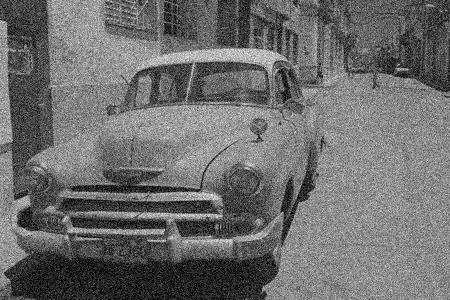
#> input picture Task_2/Task_2.jpg, 450 x 300 px
$ python morphological_operations.py
#> lines starting #> are read from the running program, lines starting #| are printed output that depends on the picture
#> the answer given: Task_2.jpg
import cv2
from tkinter import filedialog
import matplotlib.pyplot as plt
import os


def perfom_morph(image_path):
#> called with image_path = 'Task_2.jpg'
    original_image = cv2.imread(image_path)
#> original_image is the input picture: shape (300, 450, 3); min 0, max 255, mean 109.4
    gray_image = cv2.cvtColor(original_image, cv2.COLOR_BGR2GRAY)
    dilated_image = cv2.dilate(gray_image, kernel=(5, 5), iterations=1)
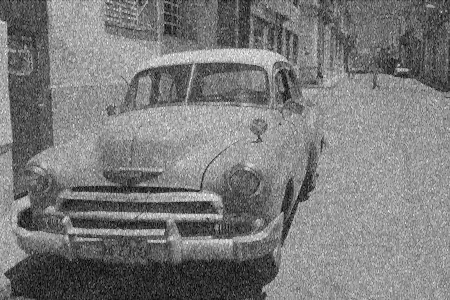
#> dilated_image: shape (300, 450); min 0, max 255, mean 122.5
    eroded_image = cv2.erode(gray_image, kernel=(5, 5), iterations=1)
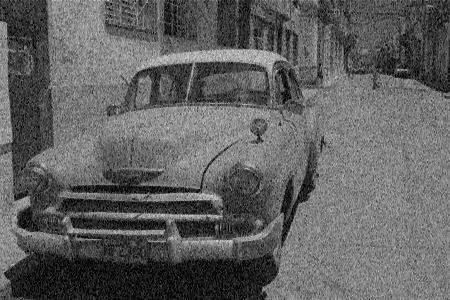
#> eroded_image: shape (300, 450); min 0, max 230, mean 96.4
    kernel = cv2.getStructuringElement(cv2.MORPH_RECT, (5, 5))
    opened_image = cv2.morphologyEx(gray_image, cv2.MORPH_OPEN, kernel)
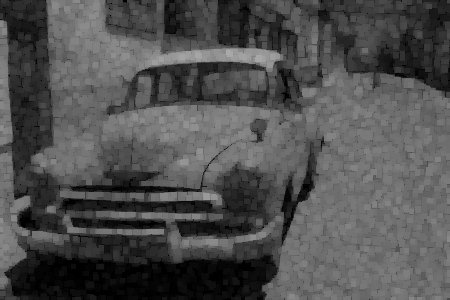
#> opened_image: shape (300, 450); min 0, max 169, mean 79.3

    folder_path = os.path.dirname(image_path)
    cv2.imwrite(os.path.join(folder_path, 'gray_image.jpg'), gray_image)
    cv2.imwrite(os.path.join(folder_path, 'dilated_image.jpg'), dilated_image)
    cv2.imwrite(os.path.join(folder_path, 'eroded_image.jpg'), eroded_image)

    plt.figure(figsize=(10, 8))
    plt.subplot(2, 2, 1)
    plt.imshow(cv2.cvtColor(original_image, cv2.COLOR_BGR2RGB))
    plt.title('Original Image')
    plt.axis('off')

    plt.subplot(2, 2, 2)
    plt.imshow(dilated_image, cmap='gray')
    plt.title('Dilated Image')
    plt.axis('off')

    plt.subplot(2, 2, 3)
    plt.imshow(eroded_image, cmap='gray')
    plt.title('Eroded Image')
    plt.axis('off')

    plt.subplot(2, 2, 4)
    plt.imshow(opened_image, cmap='gray')
    plt.title('Opened Image')
    plt.axis('off')

    plt.tight_layout()
    plt.show()
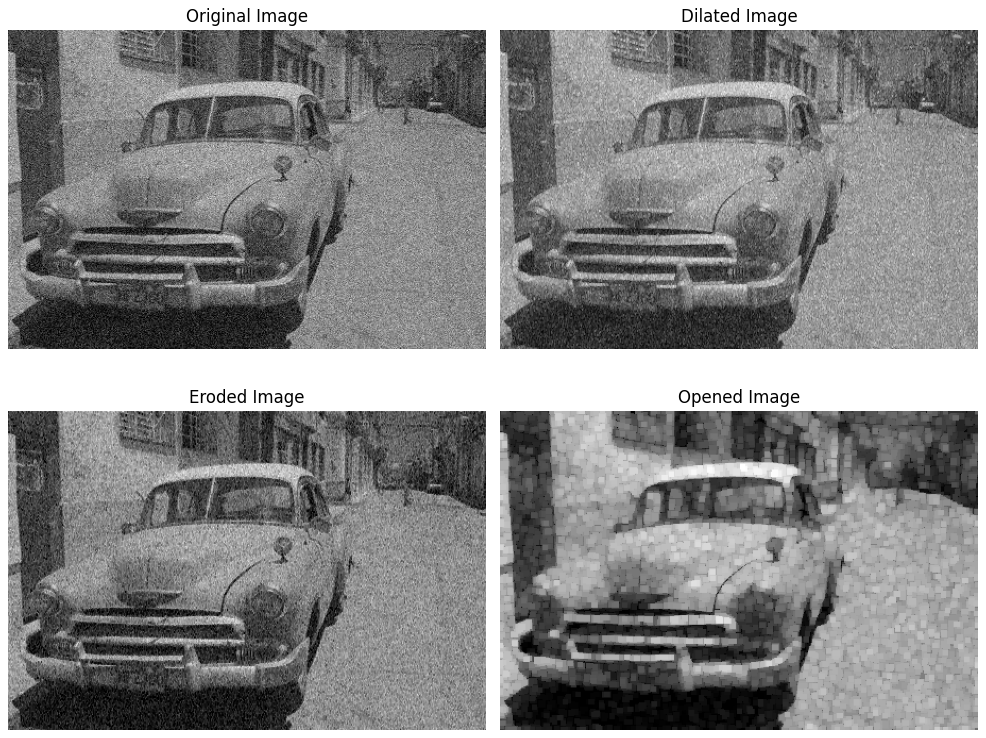
#> figure drawn by matplotlib, 4 panels

def choose_image():

    file_path = filedialog.askopenfilename(title="Select Image", filetypes=[("Image files", "*.png;*.jpg;*.jpeg")])

    if file_path:
        perfom_morph(file_path)

if __name__ == "__main__":
    choose_image()
